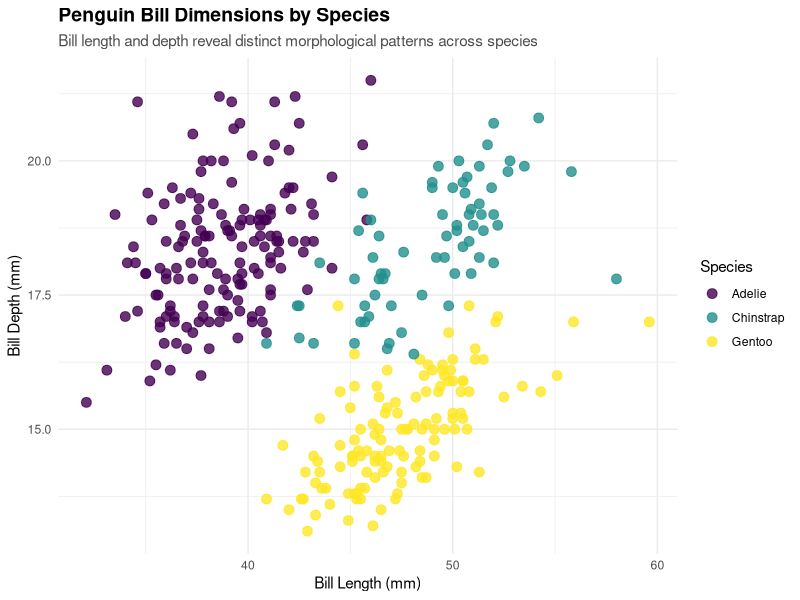
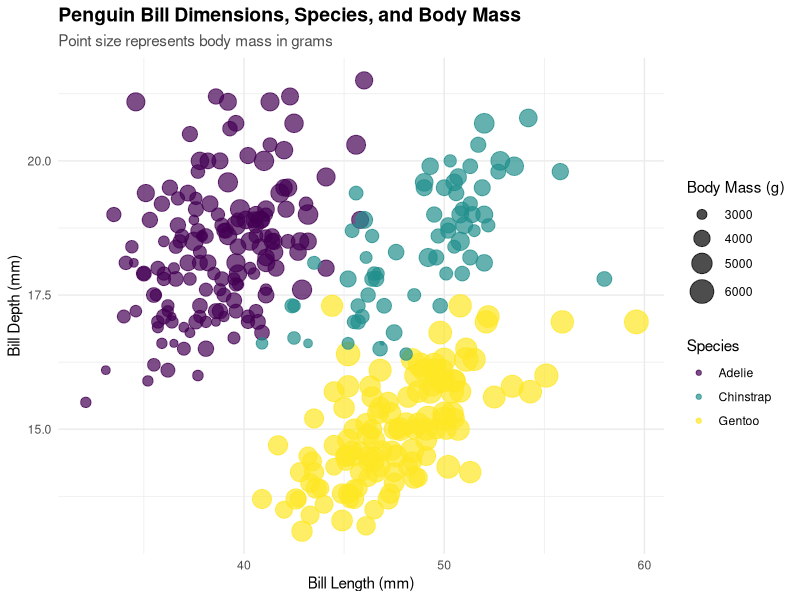
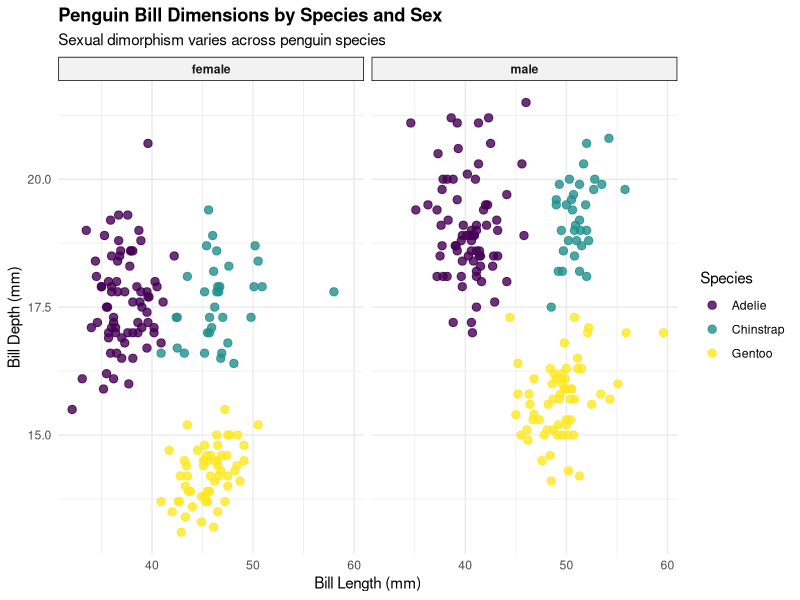
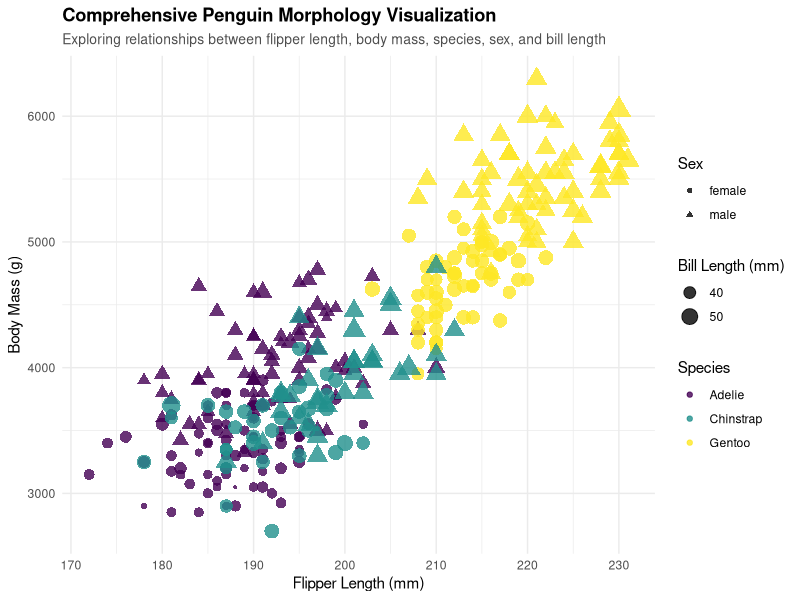
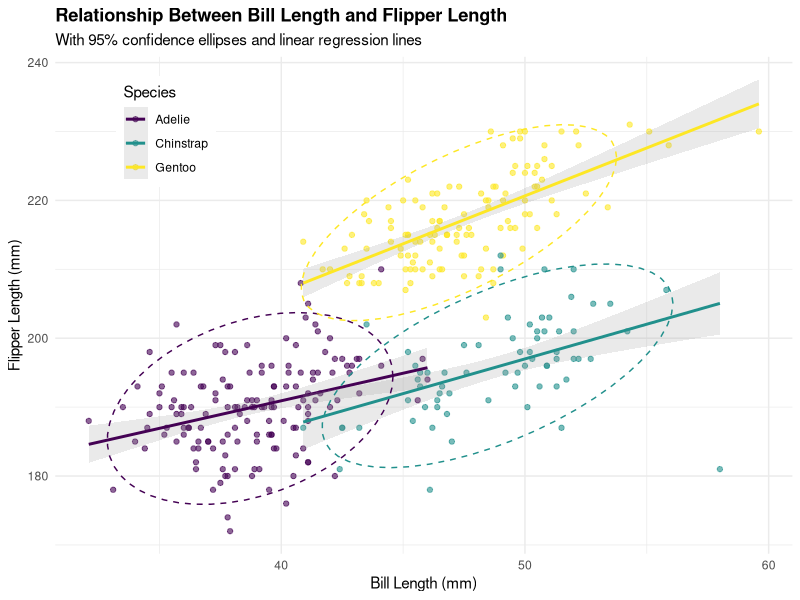
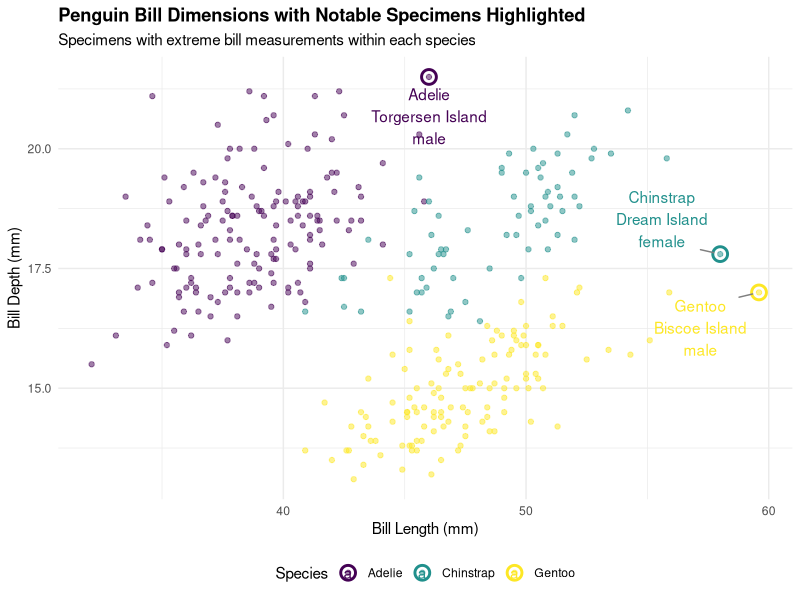

These figures' R source, in order:
## ---- chunk 1
knitr::opts_chunk$set(echo = TRUE, message = FALSE, warning = FALSE)
library(tidyverse)
library(palmerpenguins)
library(viridis)
library(ggrepel)
## ---- chunk 2
# Load the dataset
data(penguins)

# Examine the structure
glimpse(penguins)

# Basic summary statistics
summary(penguins)
## ---- chunk 3
# Trivariate plot with color representing species
ggplot(penguins, aes(x = bill_length_mm, y = bill_depth_mm, color = species)) +
  geom_point(size = 3, alpha = 0.8) +
  scale_color_viridis_d() +
  labs(
    title = "Penguin Bill Dimensions by Species",
    subtitle = "Bill length and depth reveal distinct morphological patterns across species",
    x = "Bill Length (mm)",
    y = "Bill Depth (mm)",
    color = "Species"
  ) +
  theme_minimal() +
  theme(
    plot.title = element_text(face = "bold", size = 14),
    plot.subtitle = element_text(size = 11, color = "gray30"),
    legend.position = "right"
  )
## ---- chunk 4
# Adding body mass as a fourth variable through point size
ggplot(penguins, aes(x = bill_length_mm, y = bill_depth_mm, 
                     color = species, size = body_mass_g)) +
  geom_point(alpha = 0.7) +
  scale_color_viridis_d() +
  scale_size_continuous(range = c(1, 8)) +
  labs(
    title = "Penguin Bill Dimensions, Species, and Body Mass",
    subtitle = "Point size represents body mass in grams",
    x = "Bill Length (mm)",
    y = "Bill Depth (mm)",
    color = "Species",
    size = "Body Mass (g)"
  ) +
  theme_minimal() +
  theme(
    plot.title = element_text(face = "bold", size = 14),
    plot.subtitle = element_text(size = 11, color = "gray30")
  )
## ---- chunk 5
# Faceting by sex to create a multi-panel trivariate visualization
ggplot(na.omit(penguins), aes(x = bill_length_mm, y = bill_depth_mm, color = species)) +
  geom_point(size = 2.5, alpha = 0.8) +
  facet_wrap(~sex, ncol = 2) +
  scale_color_viridis_d() +
  labs(
    title = "Penguin Bill Dimensions by Species and Sex",
    subtitle = "Sexual dimorphism varies across penguin species",
    x = "Bill Length (mm)",
    y = "Bill Depth (mm)",
    color = "Species"
  ) +
  theme_minimal() +
  theme(
    plot.title = element_text(face = "bold"),
    strip.background = element_rect(fill = "gray95"),
    strip.text = element_text(face = "bold")
  )
## ---- chunk 6
# Combining multiple aesthetic mappings for a comprehensive view
ggplot(na.omit(penguins), 
       aes(x = flipper_length_mm, y = body_mass_g, 
           color = species, shape = sex, size = bill_length_mm)) +
  geom_point(alpha = 0.8) +
  scale_color_viridis_d() +
  scale_size_continuous(range = c(1, 6)) +
  labs(
    title = "Comprehensive Penguin Morphology Visualization",
    subtitle = "Exploring relationships between flipper length, body mass, species, sex, and bill length",
    x = "Flipper Length (mm)",
    y = "Body Mass (g)",
    color = "Species",
    shape = "Sex",
    size = "Bill Length (mm)"
  ) +
  theme_minimal() +
  theme(
    legend.position = "right",
    plot.title = element_text(face = "bold"),
    plot.subtitle = element_text(size = 10, color = "gray30")
  )
## ---- chunk 7
# Adding statistical layers to enhance interpretation
ggplot(penguins, aes(x = bill_length_mm, y = flipper_length_mm, color = species)) +
  geom_point(alpha = 0.6) +
  geom_smooth(method = "lm", se = TRUE, alpha = 0.2) +
  stat_ellipse(level = 0.95, linetype = 2) +
  scale_color_viridis_d() +
  labs(
    title = "Relationship Between Bill Length and Flipper Length",
    subtitle = "With 95% confidence ellipses and linear regression lines",
    x = "Bill Length (mm)",
    y = "Flipper Length (mm)",
    color = "Species"
  ) +
  theme_minimal() +
  theme(
    plot.title = element_text(face = "bold"),
    legend.position = c(0.15, 0.85),
    legend.background = element_rect(fill = "white", color = NA)
  )
## ---- chunk 8
# Identify interesting points for annotation
interesting_points <- penguins %>%
  group_by(species) %>%
  filter(bill_length_mm == max(bill_length_mm, na.rm = TRUE) | 
         bill_depth_mm == max(bill_depth_mm, na.rm = TRUE)) %>%
  distinct(species, .keep_all = TRUE)

# Create an annotated visualization
ggplot(penguins, aes(x = bill_length_mm, y = bill_depth_mm, color = species)) +
  geom_point(alpha = 0.5) +
  geom_point(data = interesting_points, size = 4, shape = 21, 
             fill = "transparent", stroke = 1.5) +
  geom_text_repel(
    data = interesting_points,
    aes(label = paste0(species, "\n", island, " Island\n", sex)),
    box.padding = 0.5,
    point.padding = 0.5,
    force = 2,
    segment.color = "gray50"
  ) +
  scale_color_viridis_d() +
  labs(
    title = "Penguin Bill Dimensions with Notable Specimens Highlighted",
    subtitle = "Specimens with extreme bill measurements within each species",
    x = "Bill Length (mm)",
    y = "Bill Depth (mm)",
    color = "Species"
  ) +
  theme_minimal() +
  theme(
    plot.title = element_text(face = "bold"),
    legend.position = "bottom"
  )
